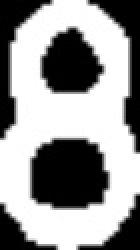
#> input picture train_ranks/eight.jpg, 70 x 125 px (shown 2 times larger)
$ python -i card_info.py   (imports and definitions only)
#> lines starting #> are read from the running program, lines starting #| are printed output that depends on the picture; after the words box and inside, x2 and y2 are one past the last pixel; in counts of white or black regions, pixels touching at a corner belong together
#> further down, picture is the input picture: shape (125, 70, 3); min 0, max 255, mean 150.5
import numpy as np
import cv2

class CardInfo:
    def __init__(self) -> None:
        self.warp: list[np.ndarray] = [] # flattened, grayed, blurred image
        self.rank_img: list[np.ndarray] = [] # Thresholded, sized image of card's rank
        self.suit_img: list[np.ndarray] = [] # Thresholded, sized image of card's suit
        self.best_rank_match: str = "Unknown" # Best rank match
        self.best_suit_match: str = "Unknown" # Best suit match
        self.rank_diff: int = 0 # Difference between rank image and best matched train rank image
        self.suit_diff: int = 0 # Difference between suit image and best matched train suit image

class TrainRanks:
    def __init__(self) -> None:
        self.img: list[np.ndarray] = []
        self.name: str = None

class TrainSuits:
    def __init__(self) -> None:
        self.img: list[np.ndarray] = []
        self.name: str = None

# [23 lines left out: functions load_ranks, load_suits, not called in this run]

def process(frame, thresh_level = 199) -> CardInfo:
#> called with thresh_level = 199
    card_info = CardInfo()

    card_info.warp = cv2.cvtColor(frame,cv2.COLOR_BGR2GRAY) # Turn frame colour to gray
    zoom_img = cv2.resize(card_info.warp, (0, 0), fx=4, fy=4) # Get resize of image with rescale increase of 4*
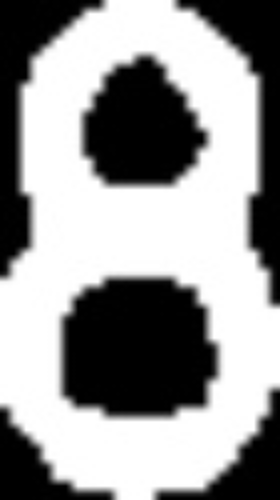
#> zoom_img: shape (500, 280); min 0, max 255, mean 150.4

    # Future use - used to get white_level of image
    # white_level = zoom_img[0, int(np.shape(frame)[1])] # h, w

    if thresh_level <= 0:
        thresh_level = 1
    _, query_thresh = cv2.threshold(zoom_img, thresh_level, 255, cv2.THRESH_BINARY_INV)
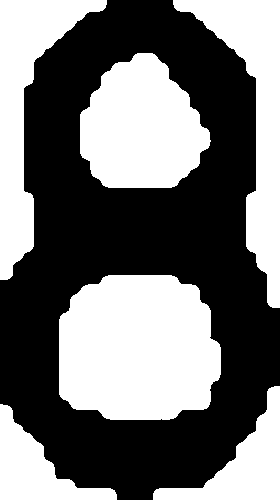
#> query_thresh: shape (500, 280); 45.4% white; 6 white regions, box (x1, y1, x2, y2) and area: (59, 275, 221, 420) 20132, (80, 53, 211, 188) 12874, (173, 0, 280, 308) 10542, (0, 0, 107, 280) 10168, (153, 386, 280, 500) 5178, (0, 404, 117, 500) 4625

    card_ranks: np.ndarray = query_thresh[0:66, 0:40]
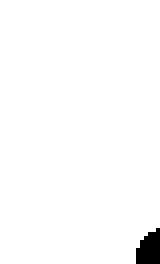
#> card_ranks: shape (66, 40) (shown 4 times larger); 98.4% white; 1 black region, box (x1, y1, x2, y2) and area: (34, 57, 40, 66) 42
    card_suit: np.ndarray = query_thresh[65:129, 0:40]
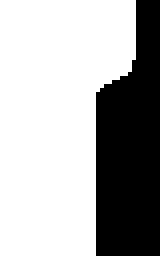
#> card_suit: shape (64, 40) (shown 4 times larger); 67.7% white; 1 black region
    # Keep uncommented for - debug use only
    # return zoom_img
    # return query_thresh

    # Auto re-ajustable V
    countours_r, _ = cv2.findContours(card_ranks, cv2.RETR_TREE,cv2.CHAIN_APPROX_SIMPLE)
#> countours_r = 1 contour; box (x1, y1, x2, y2) and area: (0, 0, 40, 66) 2496
    countours_s, _ = cv2.findContours(card_suit, cv2.RETR_TREE,cv2.CHAIN_APPROX_SIMPLE)
#> countours_s = 1 contour; box (x1, y1, x2, y2) and area: (0, 0, 34, 64) 1640

    countours_r = sorted(countours_r, key=cv2.contourArea,reverse=True)
    countours_s = sorted(countours_s, key=cv2.contourArea,reverse=True)

    if countours_r and countours_s:
        x1,y1,w1,h1 = cv2.boundingRect(countours_r[0])
#> x1 = 0; y1 = 0; w1 = 40; h1 = 66
        x2,y2,w2,h2 = cv2.boundingRect(countours_s[0])
#> x2 = 0; y2 = 0; w2 = 34; h2 = 64
        resized_r = cv2.resize(card_ranks[y1:y1+h1, x1:x1+w1], (70, 125), 0, 0)
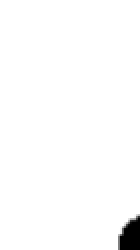
#> resized_r: shape (125, 70) (shown 2 times larger); min 0, max 255, mean 250.9
        resized_s = cv2.resize(card_suit[y2:y2+h2, x2:x2+w2], (70, 100), 0, 0)
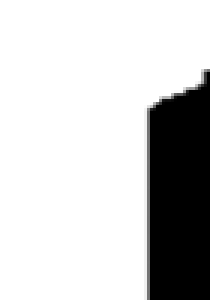
#> resized_s: shape (100, 70) (shown 3 times larger); min 0, max 255, mean 203.2
        card_info.rank_img = resized_r
        card_info.suit_img = resized_s

    # Keep uncommented for - debug use only
    # return card_info.rank_img
    # return card_info.suit_img
    # return card_info.rank_img, card_info.suit_img
    return card_info

# [32 lines left out: function match_card, not called in this run]

>>> import cv2
>>> picture = cv2.imread('../train_ranks/eight.jpg')
>>> result = process(picture)

$ run again, on train_ranks/king.jpg
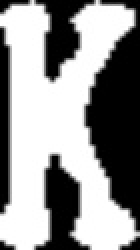
#> input picture train_ranks/king.jpg, 70 x 125 px (shown 2 times larger)
#> picture is the input picture: shape (125, 70, 3); min 0, max 255, mean 148
#> in process, `_, query_thresh = cv2.threshold(zoom_img, thresh_level, 255, cv2.THRES..`:
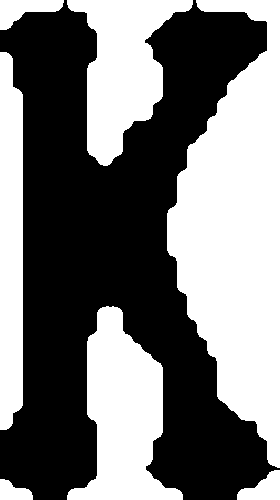
#> query_thresh: shape (500, 280); 46.4% white; 7 white regions, largest, box (x1, y1, x2, y2) and area: (167, 0, 280, 468) 32162, (67, 306, 183, 500) 12059, (67, 0, 193, 166) 10361
#> card_ranks: shape (66, 40); 35.6% white; 2 white regions, box (x1, y1, x2, y2) and area: (0, 0, 40, 30) 776, (0, 52, 13, 66) 165
#> card_suit: shape (64, 40); 47.9% white; 1 white region
#> countours_r = 2 contours; box (x1, y1, x2, y2) and area: (0, 0, 40, 30) 714, (0, 52, 13, 66) 142
#> countours_s = 1 contour; box (x1, y1, x2, y2) and area: (0, 0, 23, 64) 1144
#> x1 = 0; w1 = 40; h1 = 30
#> x2 = 0; w2 = 23; h2 = 64
#> in process, `resized_s = cv2.resize(card_suit[y2:y2+h2, x2:x2+w2], (70, 100), 0, 0)`:
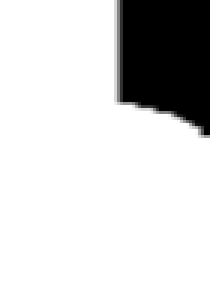
#> resized_s: shape (100, 70) (shown 3 times larger); min 0, max 255, mean 212.5

$ run again, on train_ranks/nine.jpg
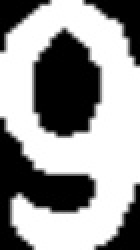
#> input picture train_ranks/nine.jpg, 70 x 125 px (shown 2 times larger)
#> picture is the input picture: shape (125, 70, 3); min 0, max 255, mean 152.2
#> in process, `_, query_thresh = cv2.threshold(zoom_img, thresh_level, 255, cv2.THRES..`:
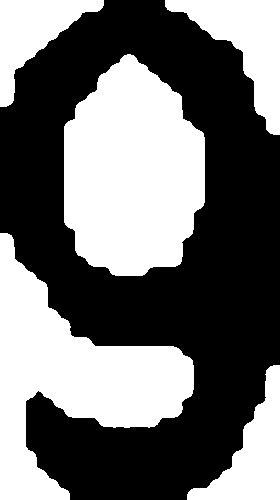
#> query_thresh: shape (500, 280); 44.3% white; 5 white regions, box (x1, y1, x2, y2) and area: (64, 54, 205, 276) 23978, (0, 233, 194, 500) 21738, (165, 0, 280, 135) 6337, (187, 365, 280, 500) 5245, (0, 0, 104, 107) 4736
#> card_ranks: shape (66, 40); 94.7% white; 1 black region, box (x1, y1, x2, y2) and area: (24, 50, 40, 66) 140
#> card_suit: shape (64, 40); 24.2% white; 1 white region
#> countours_r = 1 contour; box (x1, y1, x2, y2) and area: (0, 0, 40, 66) 2401
#> countours_s = 1 contour; box (x1, y1, x2, y2) and area: (0, 0, 24, 42) 560
#> x1 = 0; w1 = 40; h1 = 66
#> x2 = 0; w2 = 24; h2 = 42
#> in process, `resized_s = cv2.resize(card_suit[y2:y2+h2, x2:x2+w2], (70, 100), 0, 0)`:
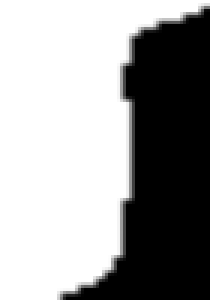
#> resized_s: shape (100, 70) (shown 3 times larger); min 0, max 255, mean 156.6
